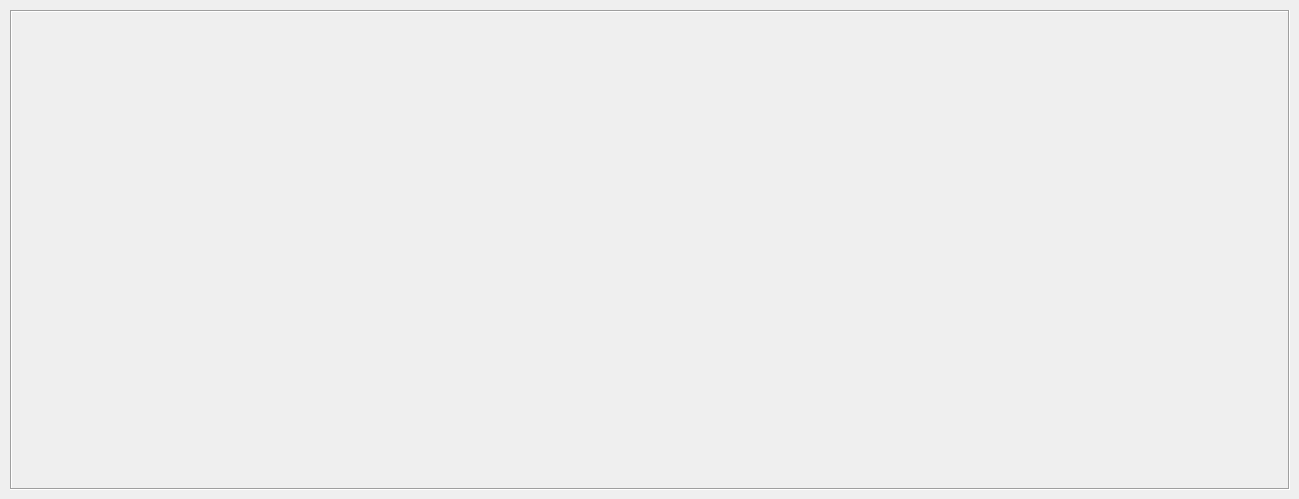
<?xml version="1.0" encoding="UTF-8"?>
<ui version="4.0">
 <class>AlignWindow</class>
 <widget class="QMainWindow" name="AlignWindow">
  <property name="geometry">
   <rect>
    <x>0</x>
    <y>0</y>
    <width>1299</width>
    <height>499</height>
   </rect>
  </property>
  <property name="windowTitle">
   <string>Matches</string>
  </property>
  <widget class="QWidget" name="centralwidget">
   <widget class="QLabel" name="corrLabel">
    <property name="geometry">
     <rect>
      <x>10</x>
      <y>10</y>
      <width>1280</width>
      <height>480</height>
     </rect>
    </property>
    <property name="frameShape">
     <enum>QFrame::Box</enum>
    </property>
    <property name="frameShadow">
     <enum>QFrame::Sunken</enum>
    </property>
    <property name="text">
     <string/>
    </property>
    <property name="scaledContents">
     <bool>true</bool>
    </property>
   </widget>
  </widget>
 </widget>
 <resources/>
 <connections/>
</ui>
